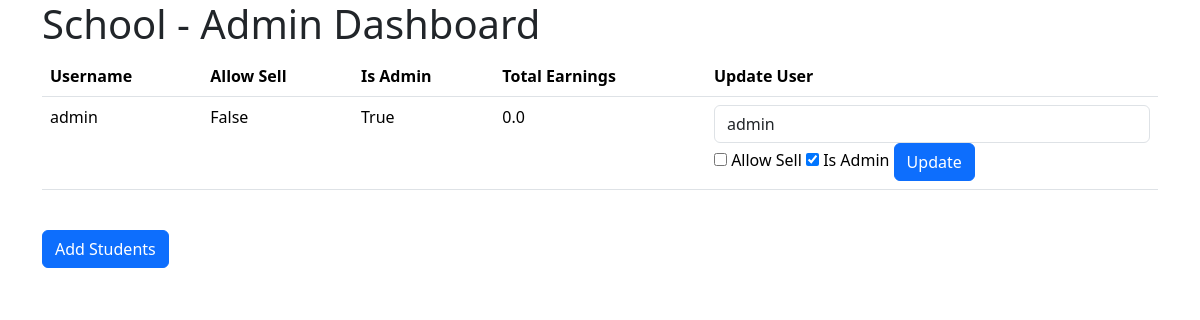
Page /admin_dashboard (signed in) on the earlier database version.
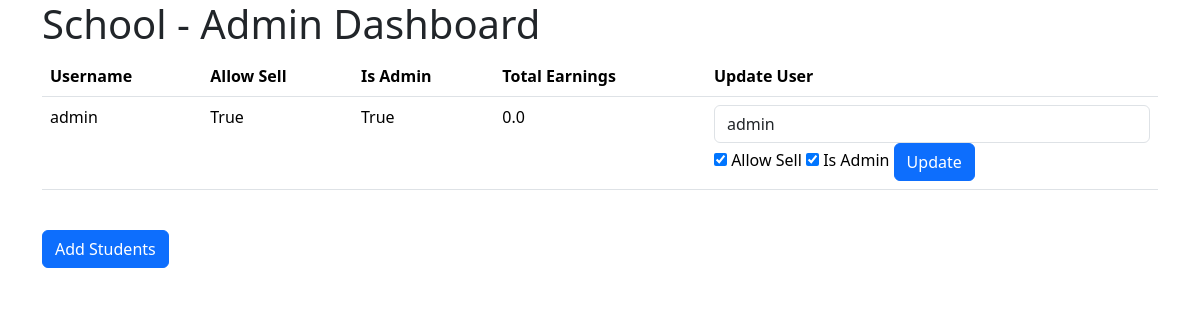
Same page on the later database version.
### main.py (models this page shows)
class User(db.Model):
    id = db.Column(db.Integer, primary_key=True)
    username = db.Column(db.String(100), unique=True)
    password = db.Column(db.String(128))
    allow_sell = db.Column(db.Boolean, default=False)
    isAdmin = db.Column(db.Boolean, default=False)
    total_earnings = db.Column(db.Float, default=0.0)

### main.py (the view)
@app.route('/admin_dashboard', methods=['GET', 'POST'])
def admin_dashboard():
    if not check_permissions(['isAdmin']):
        return redirect(url_for('login',
                                error="You do not have permission to access the admin dashboard. Please login as an admin."))
    users = User.query.all()
    return render_template('admin_dashboard.html', app_name=app_name, users=users)

### main.py (called while the page is built)
def check_permissions(required_permissions):
    if 'username' not in session:
        return False
    session_user = db.session.get(User, session['user_id'])
    for permission in required_permissions:
        if not getattr(session_user, permission):
            return False
    return True

### templates/admin_dashboard.html (shortened to what this page needs)
<!DOCTYPE html>
<html lang="en">
<head>
    <link rel="stylesheet" href="/static/bootstrap-5.3.3-dist/css/bootstrap.min.css">
</head>
<body>
    <div class="container">
        <h1>{{ app_name }} - Admin Dashboard</h1>
        <table class="table">
            <thead>
                <tr>
                    <th scope="col">Username</th>
                    <th scope="col">Allow Sell</th>
                    <th scope="col">Is Admin</th>
                    <th scope="col">Total Earnings</th>
                    <th scope="col">Update User</th>
                </tr>
            </thead>
            <tbody>
                {% for user in users %}
                <tr>
                    <td>{{ user.username }}</td>
                    <td>{{ user.allow_sell }}</td>
                    <td>{{ user.isAdmin }}</td>
                    <td>{{ user.total_earnings }}</td>
                    <td>
                        <form method="post" action="/update_user">
                            <input type="text" name="username" id="username" value="{{ user.username }}" class="form-control">
                            <input type="checkbox" name="allow_sell" id="allow_sell" {% if user.allow_sell %}checked{% endif %}>
                            <label for="allow_sell">Allow Sell</label>
                            <input type="checkbox" name="isAdmin" id="isAdmin" {% if user.isAdmin %}checked{% endif %}>
                            <label for="isAdmin">Is Admin</label>
                            <button type="submit" class="btn btn-primary">Update</button>
                        </form>
                    </td>
                </tr>
                {% endfor %}
            </tbody>
        </table> <br>
        <a href="/student" class="btn btn-primary">Add Students</a>
    </div>
</body>
</html>

Differences in the rows shown:
changed User "admin": allow_sell "False" → "True"; allow_sell "☐" → "☑"
